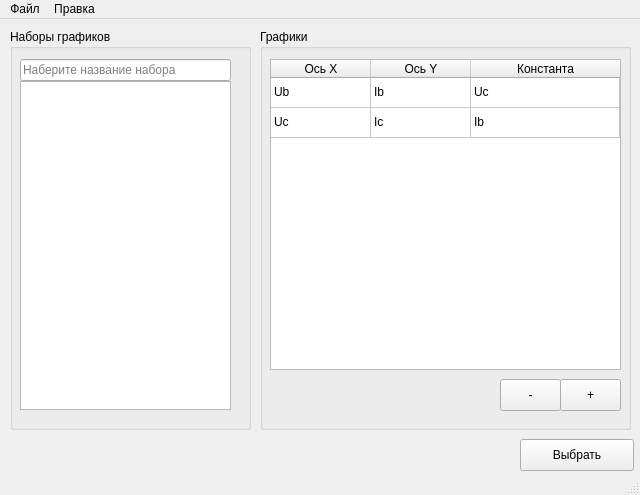
<?xml version="1.0" encoding="UTF-8"?>
<ui version="4.0">
 <class>FormGraphics</class>
 <widget class="QMainWindow" name="FormGraphics">
  <property name="geometry">
   <rect>
    <x>0</x>
    <y>0</y>
    <width>640</width>
    <height>495</height>
   </rect>
  </property>
  <property name="windowTitle">
   <string>Редактор графиков</string>
  </property>
  <widget class="QWidget" name="centralwidget">
   <widget class="QGroupBox" name="groupBox">
    <property name="geometry">
     <rect>
      <x>10</x>
      <y>10</y>
      <width>241</width>
      <height>401</height>
     </rect>
    </property>
    <property name="title">
     <string>Наборы графиков</string>
    </property>
    <widget class="QWidget" name="">
     <property name="geometry">
      <rect>
       <x>10</x>
       <y>30</y>
       <width>211</width>
       <height>351</height>
      </rect>
     </property>
     <layout class="QVBoxLayout" name="verticalLayout">
      <property name="spacing">
       <number>0</number>
      </property>
      <item>
       <widget class="QLineEdit" name="lineEdit">
        <property name="inputMask">
         <string/>
        </property>
        <property name="placeholderText">
         <string>Наберите название набора</string>
        </property>
       </widget>
      </item>
      <item>
       <widget class="QListView" name="listGraphics"/>
      </item>
     </layout>
    </widget>
   </widget>
   <widget class="QGroupBox" name="groupBox_2">
    <property name="geometry">
     <rect>
      <x>260</x>
      <y>10</y>
      <width>371</width>
      <height>401</height>
     </rect>
    </property>
    <property name="title">
     <string>Графики</string>
    </property>
    <widget class="QTableWidget" name="tableWidget">
     <property name="geometry">
      <rect>
       <x>10</x>
       <y>30</y>
       <width>351</width>
       <height>311</height>
      </rect>
     </property>
     <attribute name="horizontalHeaderStretchLastSection">
      <bool>true</bool>
     </attribute>
     <attribute name="verticalHeaderVisible">
      <bool>false</bool>
     </attribute>
     <attribute name="verticalHeaderStretchLastSection">
      <bool>false</bool>
     </attribute>
     <row>
      <property name="text">
       <string>1</string>
      </property>
     </row>
     <row>
      <property name="text">
       <string>2</string>
      </property>
     </row>
     <column>
      <property name="text">
       <string>Ось X</string>
      </property>
     </column>
     <column>
      <property name="text">
       <string>Ось Y</string>
      </property>
     </column>
     <column>
      <property name="text">
       <string>Константа</string>
      </property>
     </column>
     <item row="0" column="0">
      <property name="text">
       <string>Ub</string>
      </property>
     </item>
     <item row="0" column="1">
      <property name="text">
       <string>Ib</string>
      </property>
     </item>
     <item row="0" column="2">
      <property name="text">
       <string>Uc</string>
      </property>
     </item>
     <item row="1" column="0">
      <property name="text">
       <string>Uc</string>
      </property>
     </item>
     <item row="1" column="1">
      <property name="text">
       <string>Ic</string>
      </property>
     </item>
     <item row="1" column="2">
      <property name="text">
       <string>Ib</string>
      </property>
     </item>
    </widget>
    <widget class="QPushButton" name="pushButton_4">
     <property name="geometry">
      <rect>
       <x>300</x>
       <y>350</y>
       <width>61</width>
       <height>32</height>
      </rect>
     </property>
     <property name="text">
      <string>+</string>
     </property>
    </widget>
    <widget class="QPushButton" name="pushButton_5">
     <property name="geometry">
      <rect>
       <x>240</x>
       <y>350</y>
       <width>61</width>
       <height>32</height>
      </rect>
     </property>
     <property name="text">
      <string>-</string>
     </property>
    </widget>
   </widget>
   <widget class="QPushButton" name="btnAccept">
    <property name="geometry">
     <rect>
      <x>520</x>
      <y>420</y>
      <width>114</width>
      <height>32</height>
     </rect>
    </property>
    <property name="text">
     <string>Выбрать</string>
    </property>
   </widget>
  </widget>
  <widget class="QMenuBar" name="menubar">
   <property name="geometry">
    <rect>
     <x>0</x>
     <y>0</y>
     <width>640</width>
     <height>22</height>
    </rect>
   </property>
   <widget class="QMenu" name="menu">
    <property name="title">
     <string>Файл</string>
    </property>
    <widget class="QMenu" name="menu_2">
     <property name="title">
      <string>Новый</string>
     </property>
     <addaction name="action_4"/>
     <addaction name="action_5"/>
    </widget>
    <addaction name="menu_2"/>
    <addaction name="action_3"/>
   </widget>
   <widget class="QMenu" name="menu_3">
    <property name="title">
     <string>Правка</string>
    </property>
    <addaction name="action_6"/>
   </widget>
   <addaction name="menu"/>
   <addaction name="menu_3"/>
  </widget>
  <widget class="QStatusBar" name="statusbar"/>
  <action name="action_3">
   <property name="text">
    <string>Выход</string>
   </property>
  </action>
  <action name="action_4">
   <property name="text">
    <string>Набор</string>
   </property>
  </action>
  <action name="action_5">
   <property name="text">
    <string>График</string>
   </property>
  </action>
  <action name="action_6">
   <property name="text">
    <string>Копировать</string>
   </property>
  </action>
 </widget>
 <resources/>
 <connections/>
</ui>
